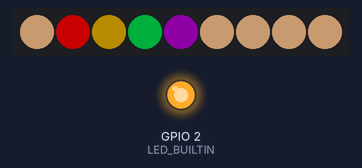
Bench run of a sketch on a simulated ESP8266 (NodeMCU). On the bench: 9 RGB LEDs in strip order, left to right, output pins drawn as LEDs (lit = HIGH, except the on-board LED, lit = LOW). Dim RGB values are drawn brighter than linear; a WiFi scan finds three made-up networks.

Above: at 0.1 s.
At 2.1 s:
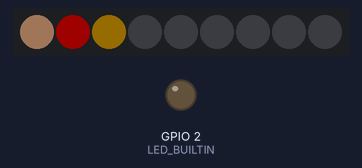
Timing chart, 0 to 3.6 s (numbered marks = the images above):
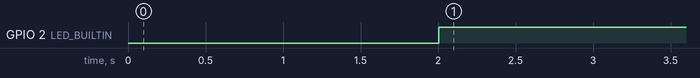

The sketch:

wifi-rssi-controlled-light-giraffe-rainbow.ino
```cpp
// (licence header left out)
#include <FastLED.h>

#include <ESP8266WiFi.h>
#include <limits.h>
#include <stdint.h>

/*******************************************************************************
                       ,----.
                      /      \
                     | WS2811 |
                    _|        |
 Adafruit          |__________|
 Huzzah ESP8266       | | | |
                  DIN | | | | DOUT
 5, DOUT  o-----------' | | '------o
                   VCC  | |
                    +---' |
                         ===
                         GND

(created by AACircuit v1.28.6 beta 04/19/05 www.tech-chat.de)
*******************************************************************************/

enum ESP8266Configuration {
  LED_PIN = 5,
  LED_COUNT = 9,
  LED_COLOR = CRGB::White,
  LED_VOLTAGE = 3,   // Use HUZZAH onboard 3.3V voltage regulator.
  LED_CURRENT = 500, // Max. LED current from 3.3V regulator in mA.
  LED_HUE_COUNT = 4,
  LED_START_HUE = 0,
  LED_HUE_CHANGE = (256 / LED_HUE_COUNT),
  RSSI_MIN = -80, // dBm
  RSSI_MAX = -20, // dBm
  RSSI_MAX_LEVEL = 8
};

// Return RSSI or INT_MIN.
int32_t getRSSI() {
  byte available_networks = WiFi.scanNetworks();
  int rssi = INT_MIN;
  for (int network = 0; network < available_networks; network++) {
    int new_rssi = WiFi.RSSI(network);
    if(rssi < new_rssi) {
      rssi = new_rssi;
    }
  }
  return rssi;
}

void blinkBuiltinLed() {
  static bool isInitialized = false;
  if(!isInitialized) {
    pinMode(LED_BUILTIN, OUTPUT);
    isInitialized = true;
  }
  digitalWrite(LED_BUILTIN, LOW);
  delay(1);
  digitalWrite(LED_BUILTIN, HIGH);
}

CRGB leds[LED_COUNT];

// set light bar length from 0 to 3.
void setLightBar(uint8_t intensity) {
  FastLED.clear();
  if(intensity >= LED_COUNT) {
    intensity = LED_COUNT;
  }
  fill_rainbow(&leds[1], intensity, LED_START_HUE, LED_HUE_CHANGE);
  FastLED.show();
}

// set intensity from 0 to 7.
void setLightIntensity(uint8_t intensity) {
  fill_solid(leds, 1, LED_COLOR);
  int brightness = (1 << (intensity + 1)) - 1;
  if (brightness > 255) {
    brightness = 255;
  }
  FastLED.setBrightness(brightness);
  FastLED.show();
}

void setup() {
  FastLED.addLeds<WS2811, LED_PIN>(leds, LED_COUNT);
  FastLED.setCorrection(Typical8mmPixel);
  FastLED.setTemperature(Tungsten40W);
  FastLED.setMaxPowerInVoltsAndMilliamps(LED_VOLTAGE, LED_CURRENT);
  fill_solid(leds, LED_COUNT, LED_COLOR);
  fill_rainbow(&leds[1], LED_HUE_COUNT, LED_START_HUE, LED_HUE_CHANGE);
  FastLED.setBrightness(100);
  FastLED.show();
  //pinMode(LED_BUILTIN, OUTPUT);
  //Serial.begin(115200);
}

void loop() {
  int32_t rssi = getRSSI();
  blinkBuiltinLed();
  /*
  Serial.print("Signal strength: ");
  Serial.print(rssi);
  Serial.println("dBm");
  */
  if(rssi != INT_MIN) {
    //int intensity = (uint8_t)(map(rssi, RSSI_MIN, RSSI_MAX, RSSI_MAX_LEVEL, 0)); // Inverted
    int intensity = (uint8_t)(map(rssi, RSSI_MIN, RSSI_MAX, 0, RSSI_MAX_LEVEL));   // Normal
    //int length = (uint8_t)(map(rssi, RSSI_MIN, RSSI_MAX, LED_HUE_COUNT, 0)); // Inverted
    int length = (uint8_t)(map(rssi, RSSI_MIN, RSSI_MAX, 0, LED_HUE_COUNT));   // Normal
    setLightBar(length);
    setLightIntensity(intensity);
  }
}
```

Measured:
- by itself, GPIO 2 (LED_BUILTIN): LOW → HIGH at 2.0 s
